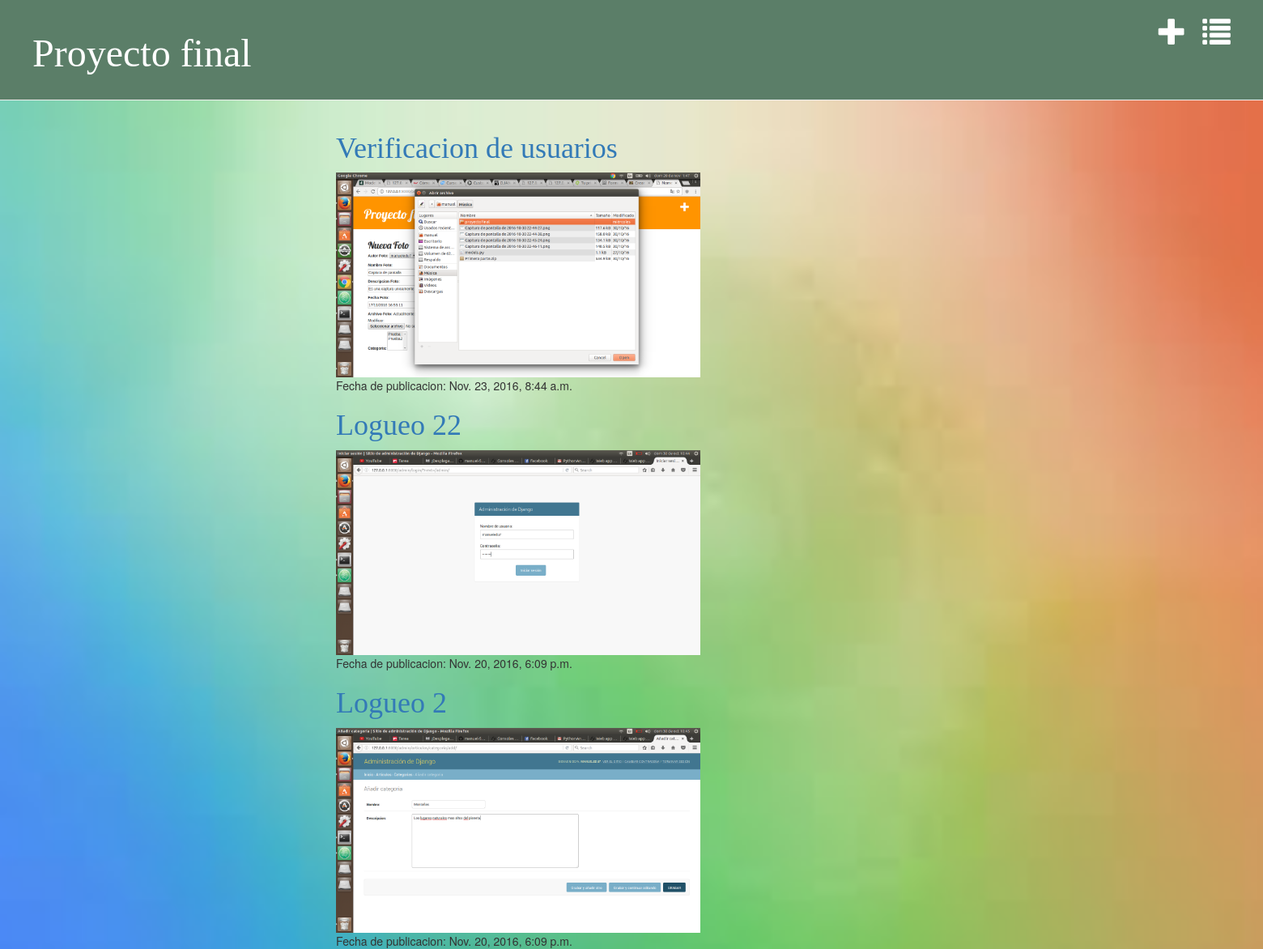
Page /home/ on the earlier database version.
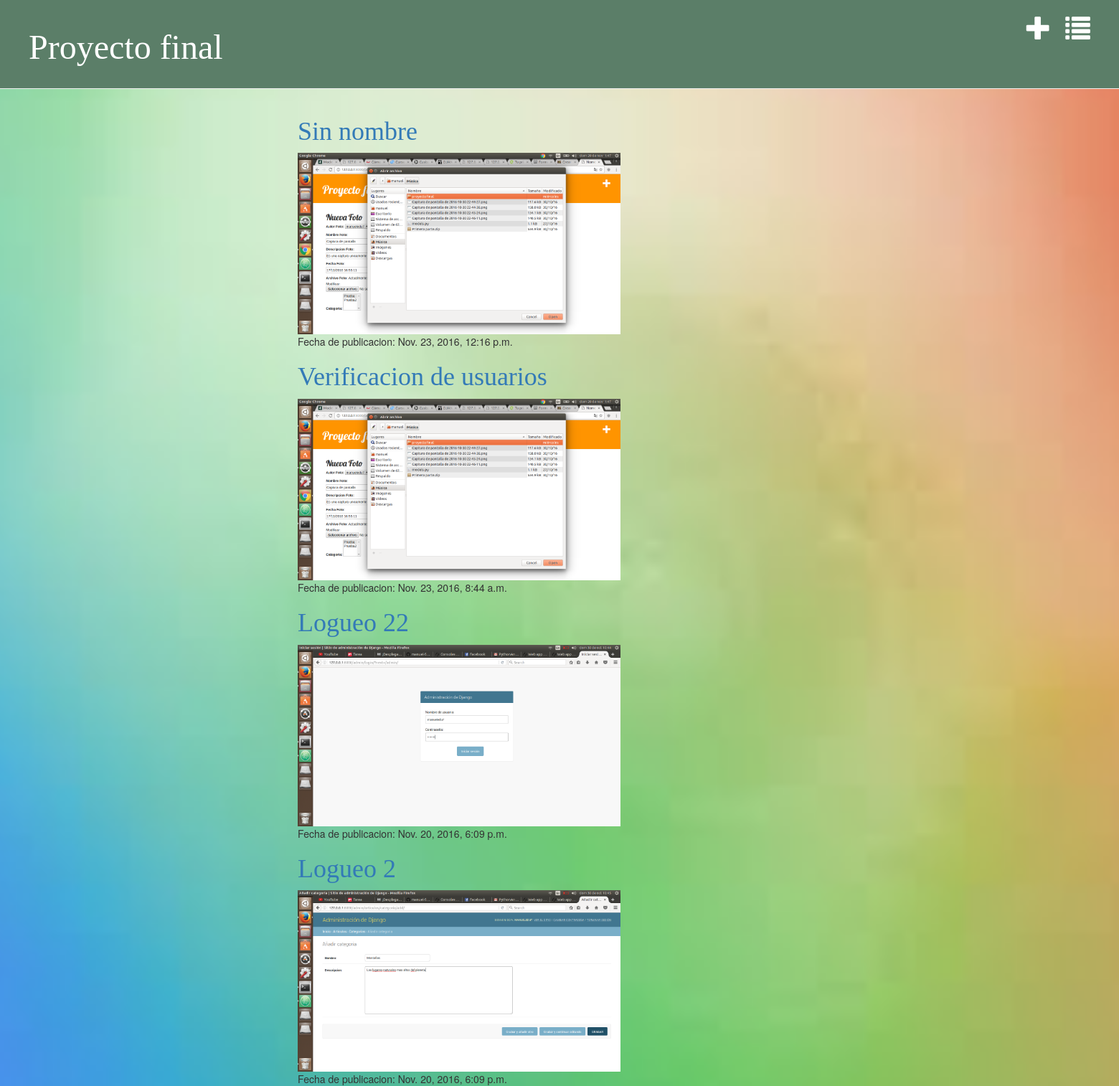
Same page on the later database version.
### crudfinal/models.py (models this page shows, shortened)
class Foto(models.Model):
    Autor_Foto = models.ForeignKey('auth.User')
    Nombre_Foto = models.CharField(max_length=50,default='Sin nombre')
    Descripcion_Foto = models.CharField(max_length=200,blank=True)
    Fecha_Foto = models.DateTimeField(default=timezone.now)
    Archivo_Foto = models.ImageField(upload_to='media/Fotos/')
    categoria = models.ManyToManyField(Categoria,blank=True)

### crudfinal/views.py (the view)
# urls.py: url(r'^home/$', views.post_list),
def post_list(request):
    posts = Foto.objects.filter(Fecha_Foto__lte = timezone.now()).order_by('Fecha_Foto').reverse()
    return render(request, 'crudfinal/home.html', {'posts': posts})

### crudfinal/templates/crudfinal/home.html
{% extends 'crudfinal/base.html' %}
{% block content %}
{% for post in posts %}
<div>
<p>
<h1><a href="{% url 'crudfinal.views.post_detail' pk=post.pk %}">{{ post.Nombre_Foto }}</a></h1>
</p>
<img src="/media/{{ post.Archivo_Foto }}" width="450px" heigth="450px"/>
<br>
Fecha de publicacion: {{ post.Fecha_Foto }}
<br>
</div>
{% endfor %}
{% endblock content %}

### crudfinal/templates/crudfinal/base.html (shortened to what this page needs)
{% load staticfiles %}
<html>
    <head>
      <div class="page-header">
        <a href="{% url 'post_list_categoria' %}" class="top-menu"><span class="glyphicon glyphicon-list"></span></a>
        <a href="{% url 'crudfinal.views.post_new' %}" class="top-menu"><span class="glyphicon glyphicon-plus"></span></a>
        <h1><a href="/home">Proyecto final </a></h1>
      </div>
        <link rel="stylesheet" href="//maxcdn.bootstrapcdn.com/bootstrap/3.2.0/css/bootstrap.min.css">
        <link rel="stylesheet" href="{% static 'css/estilo.css' %}">
    </head>
    <body>
      <div class="content container">
          <div class="row">
              <div class="col-md-8">
              {% block content %}
              {% endblock %}
              </div>
          </div>
      </div>
    </body>
</html>

### crudfinal/static/css/estilo.css (style rules this page uses)
.page-header { background-color: #5B7E68; margin-top: 0; padding: 20px 20px 20px 40px; }
.page-header h1, .page-header h1 a, .page-header h1 a:visited, .page-header h1 a:active { color: #ffffff; font-size: 36pt; text-decoration: none; }
body { -webkit-background-size: cover; -moz-background-size: cover; -o-background-size:cover; background-size: cover; }
.content { margin-left: 400px; }
h1, h2, h3, h4 { font-family: 'Lobster', cursive; }
.top-menu, .top-menu:hover, .top-menu:visited { color: #ffffff; float: right; font-size: 26pt; margin-right: 20px; }

Differences in the rows shown:
added Foto: Nombre_Foto "Sin nombre", Archivo_Foto (picture), Fecha_Foto "Nov. 23, 2016, 12:16 p.m."
